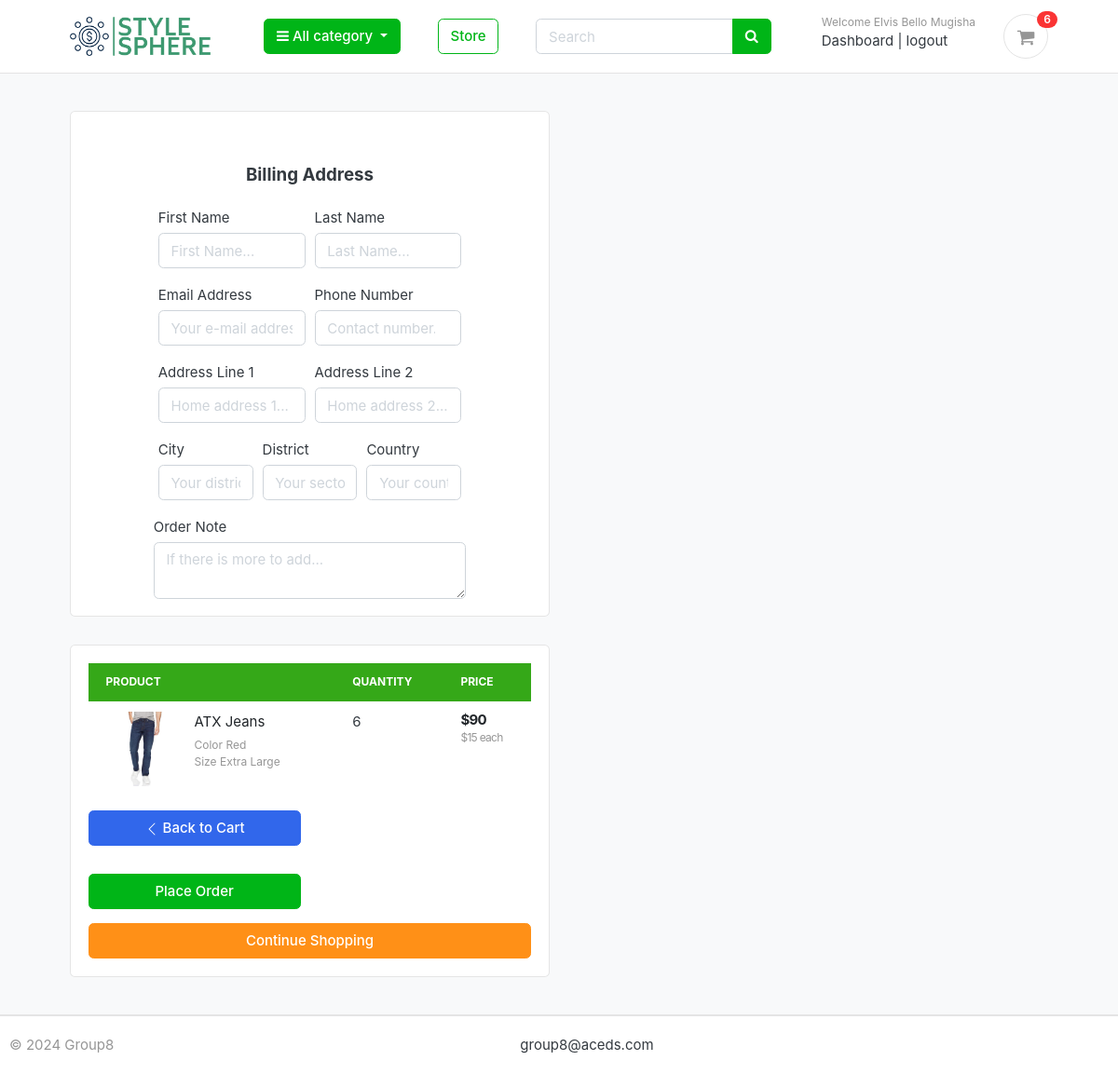
The app's page /cart/checkout/ (signed in) with its own data.
### accounts/models.py (models this page shows, shortened)
class Account(AbstractBaseUser):
    first_name = models.CharField(max_length=100)
    last_name = models.CharField(max_length=100)
    username = models.CharField(max_length=100, unique=True)
    email = models.EmailField(max_length=250, unique=True)
    phone_number = models.CharField(max_length=20)
    date_created = models.DateTimeField(auto_now_add=True)
    last_login = models.DateTimeField(auto_now_add=True)
    is_admin = models.BooleanField(default=False)
    is_staff = models.BooleanField(default=False)
    is_active = models.BooleanField(default=False)
    is_superadmin = models.BooleanField(default=False)
    USERNAME_FIELD = 'email'
    REQUIRED_FIELDS = ['username', 'first_name', 'last_name']
    objects = MyAccountManager()
    def full_name(self):
        return f'{self.first_name} {self.last_name}'

### carts/models.py (models this page shows, shortened)
class CartItem(models.Model):
    user = models.ForeignKey(Account, on_delete=models.CASCADE, null=True)
    product = models.ForeignKey(Product, on_delete=models.CASCADE)
    variations = models.ManyToManyField(Variation, blank=True)
    cart = models.ForeignKey(Cart, on_delete=models.CASCADE, null=True)
    quantity = models.IntegerField()
    is_active = models.BooleanField(default=True)
    def sub_total(self):
        return self.product.price * self.quantity

### store/models.py (models this page shows, shortened)
class Product(models.Model):
    product_name = models.CharField(max_length=250, unique=True)
    slug = models.SlugField(max_length=250, unique=True)
    description = models.TextField(max_length=800, blank=True)
    price = models.IntegerField()
    image = models.ImageField(upload_to='photos/store/products')
    stock = models.IntegerField()
    is_available = models.BooleanField(default=True)
    category = models.ForeignKey(Category, on_delete=models.CASCADE)
    date_created = models.DateTimeField(auto_now_add=True)
    modified_date = models.DateTimeField(auto_now=True)
    def get_url(self):
        return reverse('product_detail', args=[self.category.slug, self.slug])

class Variation(models.Model):
    product = models.ForeignKey(Product, on_delete=models.CASCADE)
    variation_category = models.CharField(max_length=250, choices=variation_category_choice)
    variation_value = models.CharField(max_length=250)
    is_active = models.BooleanField(default=True)
    date_created = models.DateTimeField(auto_now_add=True)
    objects = VariationManager()

### carts/views.py (the view)
# urls.py: path('checkout/', views.checkout, name='checkout'),
@login_required(login_url='login')
def checkout(request, total=0, quantity=0, cart_items=None):
    try:
        tax = 0
        grand_total = 0
        if request.user.is_authenticated:
            cart_items = CartItem.objects.filter(
                user=request.user, is_active=True)
        else:
            cart = Cart.objects.get(cart_id=_cart_id(request))
            cart_items = CartItem.objects.filter(cart=cart, is_active=True)
        for cart_item in cart_items:
            total += (cart_item.product.price * cart_item.quantity)
            quantity += cart_item.quantity
        tax = (2 * total)/100
        grand_total = total + tax
    except ObjectDoesNotExist:
        pass  # Just ignore
    context = {
        'total': total,
        'quantity': quantity,
        'cart_items': cart_items,
        'tax': tax,
        'grand_total': grand_total
    }
    template_name = 'frontEnd/checkout.html'
    return render(request, template_name, context)

### templates/frontEnd/checkout.html (shortened to what this page needs)
{% extends 'frontEnd/base.html' %}
{% load static %}
{% block content %}
  <section class="section-content padding-y bg">
      <div class="container-fluid">
          <div class="row">
              <aside class="col-lg-6">
                  <div class="card">
                      <div class="card-body">
                          <div class="container-fluid">
                              <h5 class="card-title text-center" style="margin-top: 2em">Billing Address</h5>
                              <form action="{% url 'place_order' %}" method="POST" style="margin-top: 1.5em">
                                  <div class="form-row">
                                      <div class="col form-group">
                                          <label for="">First Name</label>
                                          <input type="text" name="first_name" class="form-control" placeholder="First Name..." required>
                                      </div>
                                      <div class="col form-group">
                                          <label for="">Last Name</label>
                                          <input type="text" name="last_name" class="form-control" placeholder="Last Name..." required>
                                      </div>
                                  </div>
                                  <div class="form-row">
                                      <div class="col form-group">
                                          <label for="">Email Address</label>
                                          <input type="email" name="email" class="form-control" placeholder="Your e-mail address..." required>
                                      </div>
                                      <div class="col form-group">
                                          <label for="">Phone Number</label>
                                          <input type="number" name="phone" class="form-control" placeholder="Contact number..." required>
                                      </div>
                                 </div>
                                 <div class="form-row">
                                     <div class="col form-group">
                                         <label for="">Address Line 1</label>
                                         <input type="text" name="address_line1" class="form-control" placeholder="Home address 1..." required>
                                     </div>
                                     <div class="col form-group">
                                         <label for="">Address Line 2</label>
                                         <input type="text" name="address_line2" class="form-control" placeholder="Home address 2...">
                                     </div>
                                 </div>
                                 <div class="form-row">
                                     <div class="col form-group">
                                         <label for=""> City </label>
                                         <input type="text" name="district" class="form-control" placeholder="Your district..." required>
                                     </div>
                                     <div class="col form-group">
                                         <label for=""> District </label>
                                         <input type="text" name="sector" class="form-control" placeholder="Your sector..." required>
                                     </div>
                                     <div class="col form-group">
                                         <label for="">Country</label>
                                         <input placeholder="Your country..." type="text" name="country" class="form-control" required>
                                     </div>
                                 </div>
                                 <div class="form-row">
                                     <label for="">Order Note</label>
                                     <textarea name="order_note" rows="2" class="form-control" placeholder="If there is more to add..."></textarea>
                                 </div>
                          </div>
                      </div>
                  </div>
              </aside>
              <aside class="col-lg-6">
                  <div class="card">
                      <div class="card-body">
                          <table class="table table-borderless table-shopping-cart">
                          <thead class="text-info">
                              <tr class="small text-uppercase" style="background-color: #35a818; color: #fff">
                                  <th scope="col">Product</th>
                                  <th scope="col">Quantity</th>
                                  <th scope="col">Price</th>
                              </tr>
                          </thead>
                          <tbody>
                          {% for cart_item in cart_items %}
                             <tr>
                                 <td>
                                     <figure class="itemside">
                                         <div class="aside">
                                             <a href="{{ cart_item.product.get_url }}">
                                                 <img src="{{ cart_item.product.image.url }}" class="img-sm">
                                             </a>
                                         </div>
                                         <figcaption class="info">
                                             <a href="{{ cart_item.product.get_url }}" class="title text-dark">{{ cart_item.product.product_name }}</a>
                                             <p class="text-muted small">
                                                 {% if cart_item.variations.all %}
                                                    {% for item in cart_item.variations.all %}
                                                       {{ item.variation_category | capfirst }} {{ item.variation_value | capfirst }} <br>
                                                    {% endfor %}
                                                 {% endif %}
                                             </p>
                                         </figcaption>
                                     </figure>
                                 </td>
                                 <td>
                                     <label>{{ cart_item.quantity }}</label>
                                 </td>
                                 <td>
                                     <div class="price-wrap">
                                         <var class="price">${{ cart_item.sub_total }}</var>
                                         <small class="text-muted"> ${{ cart_item.product.price }} each </small>
                                     </div>
                                 </td>
                             </tr>
                          {% endfor %}
                          </tbody>
                          </table>
                          <div class="row">
                              <div class="col-md-6">
                                  <a href="{% url 'cart' %}" class="btn btn-primary btn-block">
                                      <svg xmlns="http://www.w3.org/2000/svg" width="16" height="16" fill="currentColor" class="bi bi-chevron-left" viewBox="0 0 16 16">
                                          <path fill-rule="evenodd" d="M11.354 1.646a.5.5 0 0 1 0 .708L5.707 8l5.647 5.646a.5.5 0 0 1-.708.708l-6-6a.5.5 0 0 1 0-.708l6-6a.5.5 0 0 1 .708 0z"/>
                                      </svg>
                                      Back to Cart
                                  </a>
                              </div>
                              <div class="col-md-6">
                                  <button type="submit" name="submit" class="btn btn-success btn-block">Place Order</button>
                              </div>
                          </div>
                          <a href="{% url 'store' %}" class="btn btn-warning btn-block" style="margin-top: 1em; color: #fff">
                              Continue Shopping
                          </a>
                      </div>
                  </div>
              </aside>
          </div>
      </div>
  </section>
{% endblock content %}

### templates/frontEnd/includes/navbar.html (shortened to what this page needs)
{% load static %}
<header class="section-header">
  <section class="header-main border-bottom">
    <div class="container-fluid">
      <div class="row align-items-center">
        <div class="col-lg-2 col-md-3 col-6">
          <a href="{% url 'home' %}" class="brand-wrap">
            <img class="logo" src="Users/phasetumurere/Downloads/logos/logo-color-on-transparent-background.png" />
          </a>
        </div>
        <div class="col-lg col-sm col-md col-6 flex-grow-0">
          <div class="category-wrap dropdown d-inline-block float-right">
            <button type="button" class="btn btn-success dropdown-toggle" data-toggle="dropdown">
              <i class="fa fa-bars"></i>
              All category
            </button>
          </div>
        </div>
        <a href="{% url 'store' %}" class="btn btn-outline-success"> Store </a>
        <div class="col-lg col-md-6 col-sm-12 col">
          <form action="{% url 'search' %}" class="search" method="GET">
            <div class="input-group w-100">
              <input type="text" class="form-control" name="keyword" style="width: 60%" placeholder="Search" />
              <div class="input-group-append">
                <button class="btn btn-success" type="submit">
                  <i class="fa fa-search"></i>
                </button>
              </div>
            </div>
          </form>
        </div>
        <div class="col-lg-3 col-sm-6 col-8 order-2 order-lg-3">
          <div class="d-flex justify-content-end mb-3 mb-lg-0">
            {% if user.id is None %}
            <div class="widget-header">
              <small class="title text-muted"> Welcome guest! </small>
              <div>
                <a href="{% url 'login' %}"> Sign in </a>
                <span class="dark-transp"> | </span>
                <a href="{% url 'register' %}"> Register </a>
              </div>
            </div>
            {% else %}
            <div class="widget-header">
              <small class="title text-muted">
                Welcome {{ user.full_name }}
              </small>
              <div>
                <a href="{% url 'dashboard' %}"> Dashboard </a>
                <span class="dark-transp"> | </span>
                <a href="{% url 'logout' %}"> logout </a>
              </div>
            </div>
            {% endif %}
            <a href="{% url 'cart' %}" class="widget-header pl-3 ml-3">
              <div class="icon icon-sm rounded-circle border">
                <i class="fa fa-shopping-cart"></i>
              </div>
              <span class="badge badge-pill badge-danger notify">{{ cart_count }}</span>
            </a>
          </div>
        </div>
      </div>
    </div>
  </section>
</header>

### records on screen
Account: full_name "Elvis Bello Mugisha"
CartItem: product.image (picture), product.product_name "ATX Jeans", quantity "6", sub_total "90", product.price "15"
Variation: variation_category "Color", variation_value "Red"
Variation: variation_category "Size", variation_value "Extra Large"

### other values on screen
{{ cart_count }} "6"
